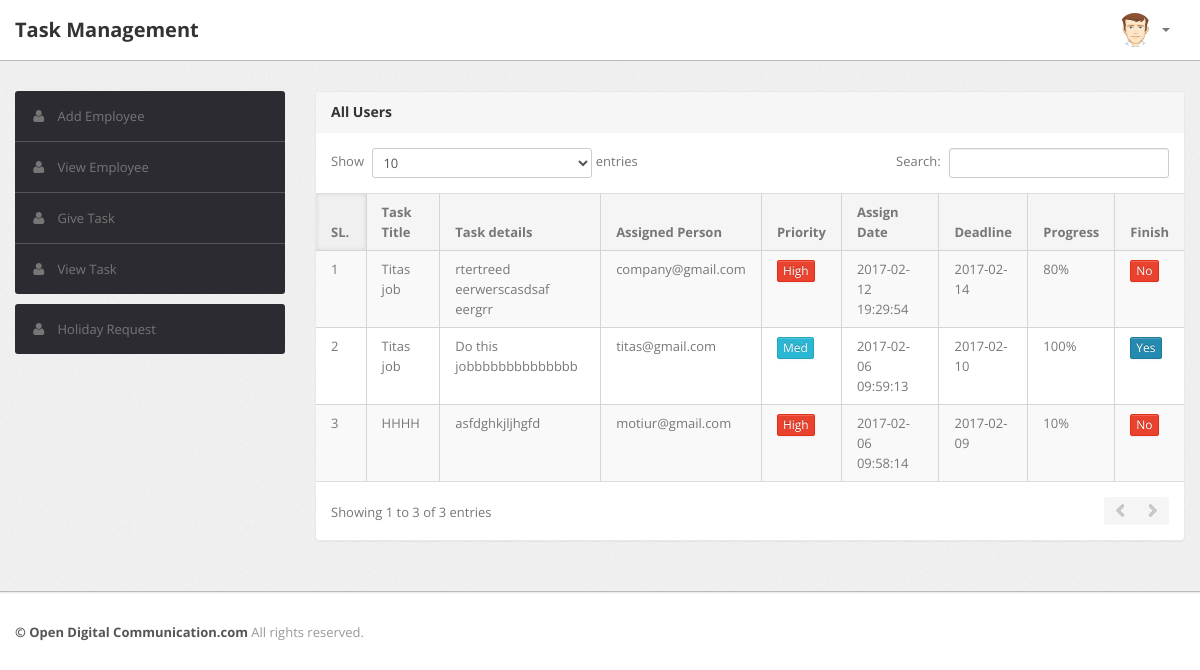
Screenshot of /index.php?page=view_task (signed in) with the database file from the repository.
### tables this page shows
CREATE TABLE `task_table` (
  `task_id` int(11) NOT NULL,
  `task_headline` varchar(255) DEFAULT NULL,
  `task_details` varchar(255) DEFAULT NULL,
  `email` varchar(100) DEFAULT NULL,
  `priority` int(20) DEFAULT NULL,
  `progress` int(20) DEFAULT NULL,
  `finish_status` int(10) DEFAULT NULL,
  `task_assign_time` timestamp NOT NULL DEFAULT CURRENT_TIMESTAMP ON UPDATE CURRENT_TIMESTAMP,
  `task_deadline_time` date DEFAULT NULL
);

### index.php (called while the page is built, shortened)
<?php
include('inc/header.php');
    if(isset($_GET['page'])){
        switch($_GET["page"]){
			case "view_task":
                include 'views/view_task.php';
                break;
        }
    }else
        include 'views/home_content.php';
	include('inc/footer.php');
?>

### class/FetchValues.php (called while the page is built, shortened)
<?php
require_once('DBConfig.php');
class FetchValues{
	public function getAlltask(){
        $dbObj = new DBConfig();
        try
        {
            $statement = $dbObj->returnConnection()->prepare("SELECT * FROM ".$dbObj->task_table."
            ORDER BY task_id DESC");
            $statement->execute();
            $result = $statement->fetchall();
            return $result;
        } catch (Exception $e) {
            return 0;
        }
    }
}

### class/DBConfig.php (called while the page is built, shortened)
<?php
class DBConfig {
    private $conn ="";
    function __construct(){
        $servername = "localhost";
        $Dbusername = "root";
        $Dbpassword = "";
        $db="company";
        try {
            $conn = new PDO("mysql:host=$servername;dbname=$db", $Dbusername, $Dbpassword);
            $conn->setAttribute(PDO::ATTR_ERRMODE, PDO::ERRMODE_EXCEPTION);
           $this->conn = $conn;
        }
        catch(PDOException $e)
        {
            echo "Connection failed: " . $e->getMessage();
        }
    }
    function returnConnection(){
        return $this->conn;
    }
}

### views/view_task.php (the view)
<?php
    include_once("class/FetchValues.php");
	$fetchObj = new FetchValues();
	$all_task = $fetchObj->getAlltask();
?>
<div class="span9">
    <div class="content">
        <div class="module">
            <div class="module-head">
                <h3>All Users </h3>
            </div>
            <div class="module-body table">
                <table cellpadding="0" cellspacing="0" border="0"
                       class="datatable-1 table table-bordered table-striped	display"
                       width="100%">
                    <thead>
                    <tr>
						<th>
                            SL.
                        </th>
                        <th>
                            Task Title
                        </th>
                        <th>
                            Task details
                        </th>
                        <th>
                            Assigned Person
                        </th>
                        <th>
                            Priority
                        </th>
                        <th>
                            Assign Date
                        </th>
                        <th>
                            Deadline
                        </th>
						<th>
                           Progress
                        </th>
						<th>
                            Finish
                        </th>
                    </tr>
                    </thead>
                    <tbody>
                    <?php
					$i=0;
					foreach ($all_task as $user) {
						$i++;
					?>
                        <tr class="gradeA">
                            <td>
                                <?php echo $i; ?>
                            </td>
							<td>
                                <?php echo $user['task_headline']; ?>
                            </td>
                            <td>
                                <?php echo $user['task_details']; ?>
                            </td>
                            <td class="center">
                                <?php echo $user['email']; ?>
                            </td>
                            <td class="center">
                                <?php if ($user['priority']==1)
										echo '<button type="button" class="btn btn-danger btn-xs">High</button>';
									elseif ($user['priority']==2)
										echo '<button type="button" class="btn btn-info btn-xs">Med</button>';
									else
										echo '<button type="button" class="btn btn-primary btn-xs">Low</button>';
								?>
                            </td>
							<td class="center">
                                <?php echo $user['task_assign_time']; ?>
                            </td>
                            <td class="center">
                                <?php echo $user['task_deadline_time']; ?>
                            </td>
							<td class="center">
                                <?php echo $user['progress']."%"; ?>
                            </td>
							<td class="center">
                                <?php if ($user['finish_status']==0)
										echo '<button type="button" class="btn btn-danger btn-xs">No</button>';
									else
										echo '<button type="button" class="btn btn-primary btn-xs">Yes</button>';
								?>
                            </td>
                        </tr>
                    <?php } ?> </tr>
                    </tbody>
                </table>
            </div>
        </div>
    </div>
</div>

### rows the page displays
task_table: task_headline "Titas job", task_details "rtertreed eerwerscasdsaf eergrr", email "company@gmail.com", priority "High", task_assign_time "2017-02-12 19:29:54", task_deadline_time "2017-02-14", progress "80", finish_status "No"
task_table: task_headline "Titas job", task_details "Do this jobbbbbbbbbbbbbb", email "titas@gmail.com", priority "Med", task_assign_time "2017-02-06 09:59:13", task_deadline_time "2017-02-10", progress "100", finish_status "Yes"
task_table: task_headline "HHHH", task_details "asfdghkjljhgfd", email "motiur@gmail.com", priority "High", task_assign_time "2017-02-06 09:58:14", task_deadline_time "2017-02-09", progress "10", finish_status "No"
